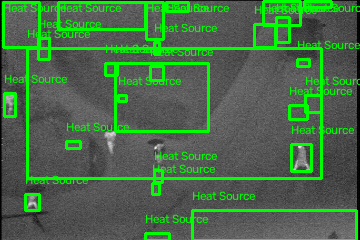
#> input picture actual_thermal_result.png, 360 x 240 px, given in place of img_00001.bmp, which was not available
$ python batch_evaluation.py
#> lines starting #> are read from the running program, lines starting #| are printed output that depends on the picture; after the words box and inside, x2 and y2 are one past the last pixel; in counts of white or black regions, pixels touching at a corner belong together

import cv2
import csv
import re
from pathlib import Path

# ==========================================
# THERMAL SEARCH AND RESCUE DRONE
# Team 3 - The Avengers
# Batch Evaluation - 31 Thermal Images
# ==========================================

THRESHOLD = 180
MIN_AREA = 20
IOU_THRESHOLD = 0.3

DATASET_PATH = Path(".")
OUTPUT_FOLDER = Path("batch_results")
OUTPUT_FOLDER.mkdir(exist_ok=True)


def load_annotations():
    annotations = {}

    with open("groundTruth.txt", "r") as file:
        for line in file:
            line = line.strip()

            if not line.startswith("img_"):
                continue

            filename = line.split()[0]

            matches = re.findall(
                r"\(\s*(\d+)\s+(\d+)\s+"
                r"(\d+)\s+(\d+)\s*\)",
                line
            )

            annotations[filename] = [
                tuple(map(int, match))
                for match in matches
            ]

    return annotations


def calculate_iou(a, b):
    x1 = max(a[0], b[0])
    y1 = max(a[1], b[1])
    x2 = min(a[2], b[2])
    y2 = min(a[3], b[3])

    intersection = (
        max(0, x2 - x1) *
        max(0, y2 - y1)
    )

    area_a = (
        (a[2] - a[0]) *
        (a[3] - a[1])
    )

    area_b = (
        (b[2] - b[0]) *
        (b[3] - b[1])
    )

    union = area_a + area_b - intersection

    return intersection / union if union > 0 else 0


def detect_people(image):
    gray = cv2.cvtColor(
        image, cv2.COLOR_BGR2GRAY
    )

    enhanced = cv2.equalizeHist(gray)

    blurred = cv2.GaussianBlur(
        enhanced, (5, 5), 0
    )

    _, mask = cv2.threshold(
        blurred, THRESHOLD, 255,
        cv2.THRESH_BINARY
    )

    contours, _ = cv2.findContours(
        mask,
        cv2.RETR_EXTERNAL,
        cv2.CHAIN_APPROX_SIMPLE
    )

    predictions = []

    for contour in contours:
        if cv2.contourArea(contour) < MIN_AREA:
            continue

        x, y, w, h = cv2.boundingRect(contour)

        predictions.append(
            (x, y, x + w, y + h)
        )

    return predictions


def evaluate(predictions, labels):
    matches = []

    for i, prediction in enumerate(predictions):
        for j, label in enumerate(labels):
            iou = calculate_iou(prediction, label)

            if iou >= IOU_THRESHOLD:
                matches.append((iou, i, j))

    matches.sort(reverse=True)

    matched_predictions = set()
    matched_labels = set()

    for iou, i, j in matches:
        if i in matched_predictions:
            continue

        if j in matched_labels:
            continue

        matched_predictions.add(i)
        matched_labels.add(j)

    tp = len(matched_predictions)
    fp = len(predictions) - tp
    fn = len(labels) - tp

    return tp, fp, fn


def main():
    annotations = load_annotations()
#> (reads groundTruth.txt from the repository)

    total_tp = 0
    total_fp = 0
    total_fn = 0

    results = []

    for filename in sorted(annotations):
        image_path = DATASET_PATH / filename
        image = cv2.imread(str(image_path))
#> image is the input picture: shape (240, 360, 3); mean B, G, R 71.2, 107.5, 71.2

        if image is None:
            print(f"Skipping missing image: {filename}")
            continue

        labels = annotations[filename]
        predictions = detect_people(image)
#> in detect_people, `gray = cv2.cvtColor( image, cv2.COLOR_BGR2GRAY )`:
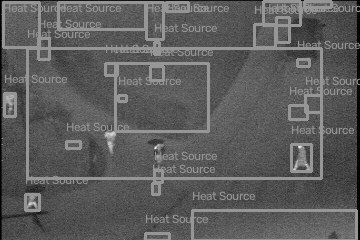
#> gray: shape (240, 360); min 0, max 242, mean 92.6
#> in detect_people, `enhanced = cv2.equalizeHist(gray)`:
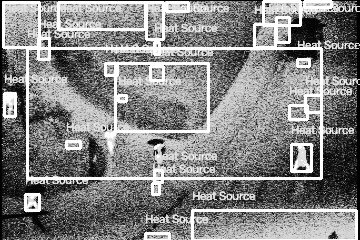
#> enhanced: shape (240, 360); min 0, max 255, mean 130.8
#> in detect_people, `blurred = cv2.GaussianBlur( enhanced, (5, 5), 0 )`:
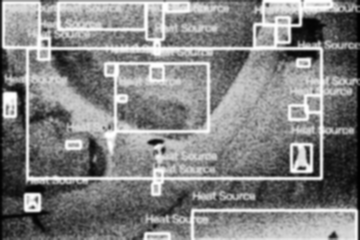
#> blurred: shape (240, 360); min 0, max 255, mean 131
#> in detect_people, `_, mask = cv2.threshold( blurred, THRESHOLD, 255, cv2.THRESH_BINARY )`:
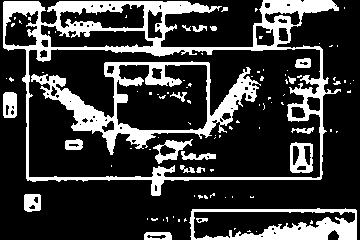
#> mask: shape (240, 360); 22.8% white; 100 white regions (78 under 20 px)
#> in detect_people, `contours, _ = cv2.findContours( mask, cv2.RETR_EXTERNAL, cv2.CHAIN_APP..`: contours = 38 contours, 32 with area under 20; largest, box (x1, y1, x2, y2) and area: (3, 0, 341, 196) 49060, (189, 208, 357, 240) 4878, (3, 92, 17, 118) 316, (24, 194, 41, 212) 259, (144, 232, 172, 240) 184, (192, 25, 207, 32) 38
#> the loop in detect_people, `for contour in contours:` made 38 passes
#> contour on passes 2, 3, 6, 8, 10, 12, 15, 18, 19, 22, 24, 25: [[178, 219], [178, 221], [179, 221], [179, 219]], [[163, 219], [163, 220]], [[147, 218], [147, 219]], [[173, 216], [173, 217]], [[225, 197]], [[232, 196], [232, 197]], [[194, 195], [194, 196]], [[336, 131], [336, 132], [337, 131]], [[330, 129], [330, 131], [331, 131], [331, 129]], [[350, 83]], [[353, 80]], [[344, 80], [344, 82], [345, 82], [345, 80]]
#> (x, y, w, h) on passes 1, 9, 16, 20, 33, 38: (144, 232, 28, 8), (189, 208, 168, 32), (24, 194, 17, 18), (3, 92, 14, 26), (192, 25, 15, 7), (3, 0, 338, 196)
#> after the loop in detect_people, `for contour in contours:`: predictions = [(144, 232, 172, 240), (189, 208, 357, 240), (24, 194, 41, 212), (3, 92, 17, 118), (192, 25, 207, 32), (3, 0, 341, 196)]

        tp, fp, fn = evaluate(predictions, labels)
#> the loop in evaluate, `for i, prediction in enumerate(predictions):` made 6 passes
#> prediction on passes 1 to 6: (144, 232, 172, 240), (189, 208, 357, 240), (24, 194, 41, 212), (3, 92, 17, 118), (192, 25, 207, 32), (3, 0, 341, 196)
#> after the loop in evaluate, `for i, prediction in enumerate(predictions):`: matches = [(0.708, 2, 1), (0.545, 3, 0)]
#> the loop in evaluate, `for iou, i, j in matches:` made 2 passes
#> after the loop in evaluate, `for iou, i, j in matches:`: matched_labels = 2 items
#> in evaluate, `tp = len(matched_predictions)`: tp = 2
#> in evaluate, `fp = len(predictions) - tp`: fp = 4
#> in evaluate, `fn = len(labels) - tp`: fn = 3
#> tp = 2; fp = 4; fn = 3

        total_tp += tp
#> total_tp = 2
        total_fp += fp
#> total_fp = 4
        total_fn += fn
#> total_fn = 3

        precision = (
            tp / (tp + fp)
            if tp + fp > 0 else 0
        )
#> precision = 0.333

        recall = (
            tp / (tp + fn)
            if tp + fn > 0 else 0
        )
#> recall = 0.4

        results.append([
            filename,
            len(labels),
            len(predictions),
            tp, fp, fn,
            round(precision, 4),
            round(recall, 4)
        ])

        # Draw ground-truth boxes in blue
        for x1, y1, x2, y2 in labels:
            cv2.rectangle(
                image,
                (x1, y1), (x2, y2),
                (255, 0, 0), 1
            )
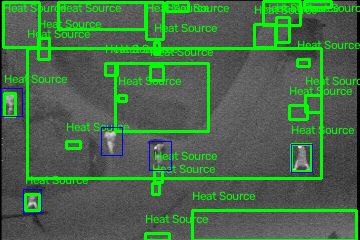
#> image: shape (240, 360, 3); 0.56% of pixels changed, all inside (x1, y1, x2, y2) = (1, 88, 313, 214)

        # Draw predicted boxes in green
        for x1, y1, x2, y2 in predictions:
            cv2.rectangle(
                image,
                (x1, y1), (x2, y2),
                (0, 255, 0), 1
            )
#> this loop made 6 passes
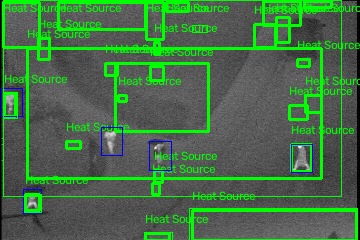
#> image: shape (240, 360, 3); 1.46% of pixels changed, all inside (x1, y1, x2, y2) = (3, 0, 358, 240)

        cv2.imwrite(
            str(OUTPUT_FOLDER / f"{Path(filename).stem}.png"),
            image
        )

        print(
            f"{filename}: TP={tp}, FP={fp}, FN={fn}"
        )
#| img_00001.bmp: TP=2, FP=4, FN=3
#> pass 2 of the loop in main, `for filename in sorted(annotations):`:
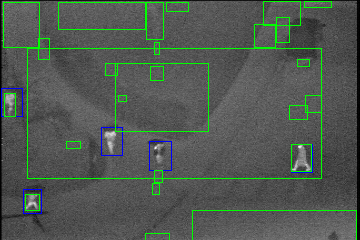
#> input picture evaluation_result.png, 360 x 240 px, given in place of img_00002.bmp, which was not available
#> in main, image is the input picture: shape (240, 360, 3); mean B, G, R 81.1, 88.9, 79.9
#> in detect_people (call 2), `_, mask = cv2.threshold( blurred, THRESHOLD, 255, cv2.THRESH_BINARY )`:
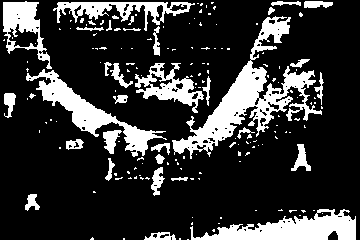
#> mask: shape (240, 360); 20.8% white; 170 white regions (137 under 20 px)
#> contours = 167 contours, 138 with area under 20; largest, box (x1, y1, x2, y2) and area: (172, 16, 322, 159) 4762, (190, 209, 356, 240) 2606, (26, 69, 167, 157) 2310, (3, 1, 52, 69) 1660, (53, 2, 195, 31) 1383
#> the loop in detect_people (call 2), `for contour in contours:` made 167 passes
#> contour on passes 1 to 3: [[187, 239], [188, 239]], [[179, 238], [179, 239], [180, 239], [180, 238]], [[123, 238], [123, 239], [124, 239], [124, 238]]
#> after the loop in detect_people (call 2), `for contour in contours:`: predictions = 29 items, first 6: (144, 232, 176, 240), (190, 209, 356, 240), (25, 194, 40, 211), (171, 177, 188, 181), (151, 167, 165, 196), (105, 158, 115, 181)
#> the loop in evaluate (call 2), `for i, prediction in enumerate(predictions):` made 29 passes
#> prediction on passes 11 to 18: (103, 130, 122, 154), (237, 127, 255, 139), (113, 95, 128, 104), (4, 93, 16, 118), (202, 76, 211, 106), (314, 72, 324, 105), (26, 69, 167, 157), (135, 63, 204, 113)
#> the loop in main, `for x1, y1, x2, y2 in predictions:` made 29 passes
#> after the loop in main, `for x1, y1, x2, y2 in predictions:`:
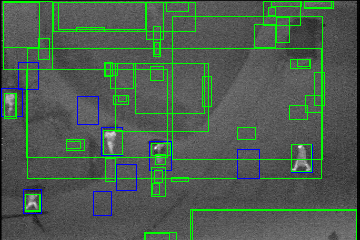
#> image: shape (240, 360, 3); mean B, G, R 79.1, 94.1, 76.6
#| img_00002.bmp: TP=0, FP=29, FN=5

    overall_precision = (
        total_tp / (total_tp + total_fp)
        if total_tp + total_fp > 0 else 0
    )

    overall_recall = (
        total_tp / (total_tp + total_fn)
        if total_tp + total_fn > 0 else 0
    )

    with open("batch_report.csv", "w", newline="") as file:
        writer = csv.writer(file)

        writer.writerow([
            "Image", "Labeled People",
            "Predictions", "TP", "FP", "FN",
            "Precision", "Recall"
        ])

        writer.writerows(results)

    print("\n===== FINAL BATCH REPORT =====")
    print(f"Images evaluated: {len(results)}")
    print(f"True positives: {total_tp}")
    print(f"False positives: {total_fp}")
    print(f"False negatives: {total_fn}")
    print(f"Overall precision: {overall_precision:.2%}")
    print(f"Overall recall: {overall_recall:.2%}")
    print("Report saved: batch_report.csv")
    print("Annotated images saved: batch_results/")


if __name__ == "__main__":
    main()
